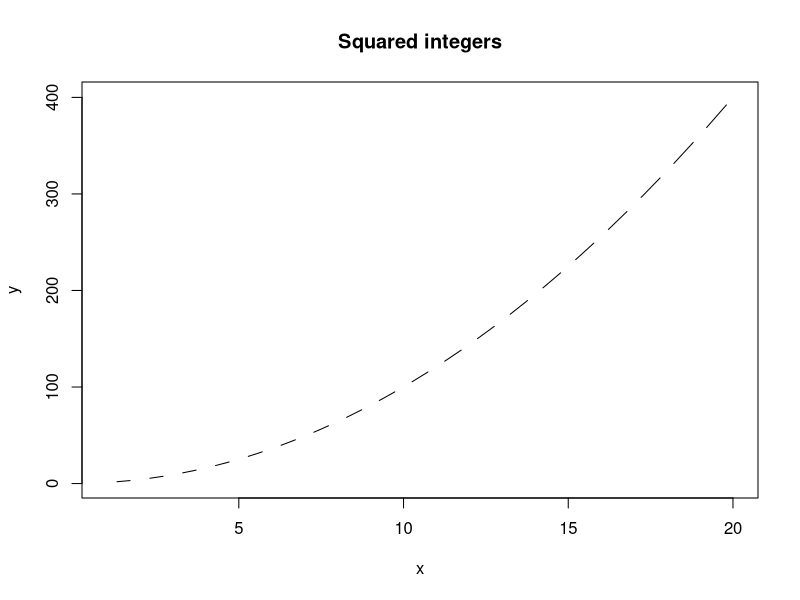

The R source for this figure:
## This is a R script 
## Run this code to make a plot of x and x^2 for the integers from 1 to 10

x <- 1:20
y <- x^2


plot(x,y, type = "c", main = "Squared integers")
